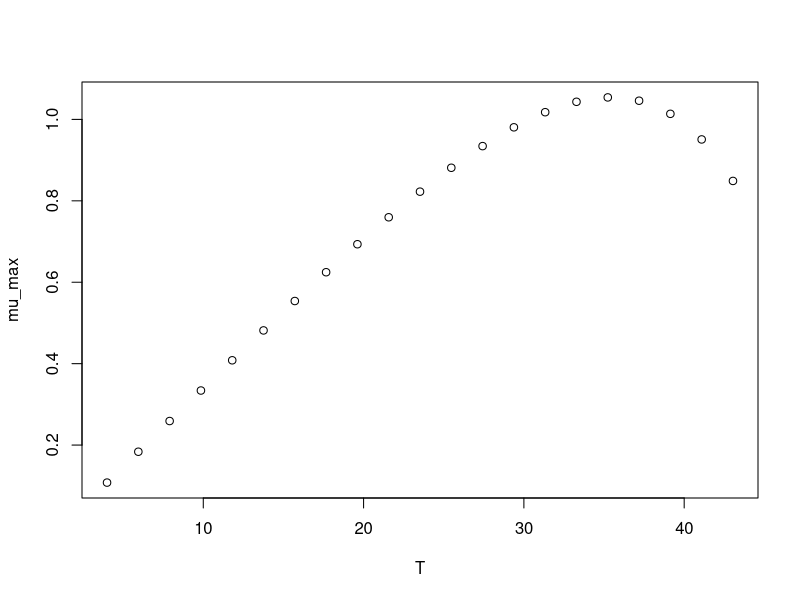

Generate this figure with R:
#############################
# start of Parameter script
#############################
T <- seq(3.996003996004,43.043,length.out=21)
#############################
# end of Parameter script
#############################
############################# 
# start of Model script Gropin ID 502 
#############################
 
# constant coefficients for this model
 
variables <- data.frame(T)
argumentsPar <- expand.grid(variables)
 
# heart of the model
response_surface <- function(T) {
   mumax <-0.0393*(T-1.23)*(1-exp(0.106*(T-49.9)))

return(mumax=mumax)
} 

# output parameters
mumax <- cbind(argumentsPar,response_surface(argumentsPar['T']))
colnames(mumax) <- c(colnames(argumentsPar),'mumax')
#############################
# End of Model script
#############################
############################# 
# start of Visualisation script Gropin ID 502 
#############################
plot(T,mumax$mumax,
                          xlab='T',
                          ylab='mu_max')
#############################
# End of Visualisation script
#############################
